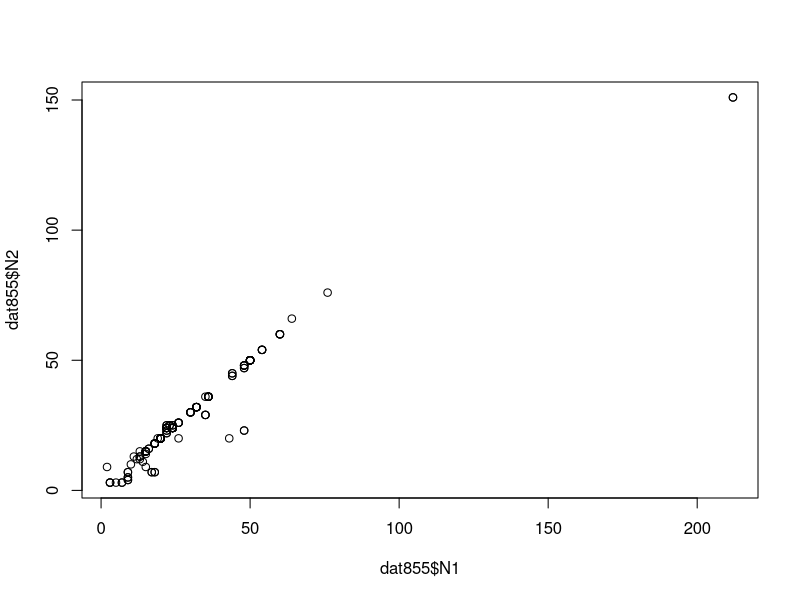
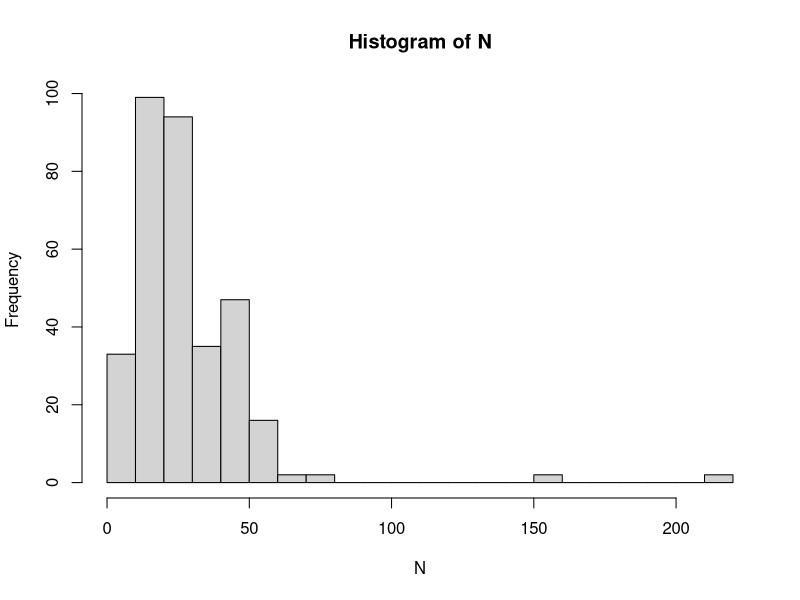
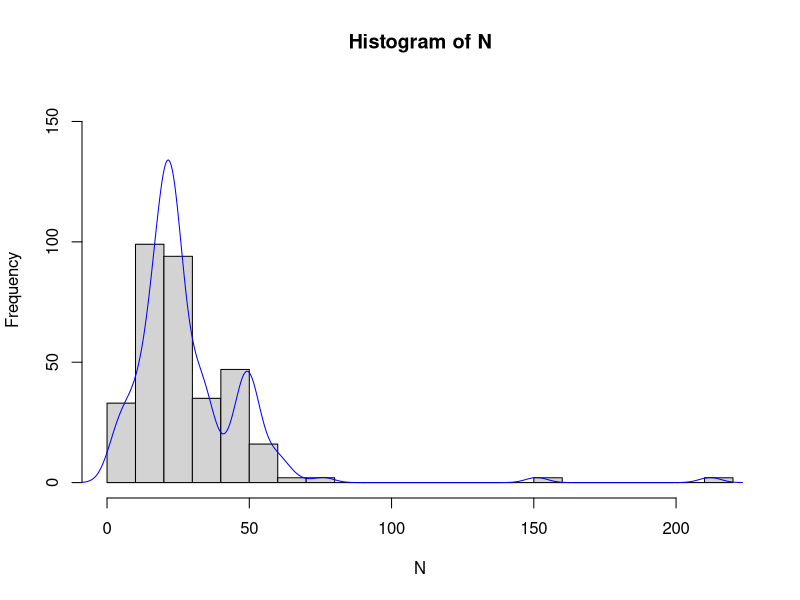

Generate these figures, in order, with R:
dat855 <- read.table("855_t_tests_twosample.tab", skip=2, header=TRUE)

# sample size distribution: N1 and N2 are nearly identical
plot(dat855$N1, dat855$N2)


N <- c(dat855$N1, dat855$N2)

myhist <- hist(N, breaks=20)
multiplier <- myhist$counts / myhist$density
mydensity <- density(N)
mydensity$y <- mydensity$y * multiplier[1]

plot(myhist, ylim=c(0, 160))
lines(mydensity, col="blue")

# show